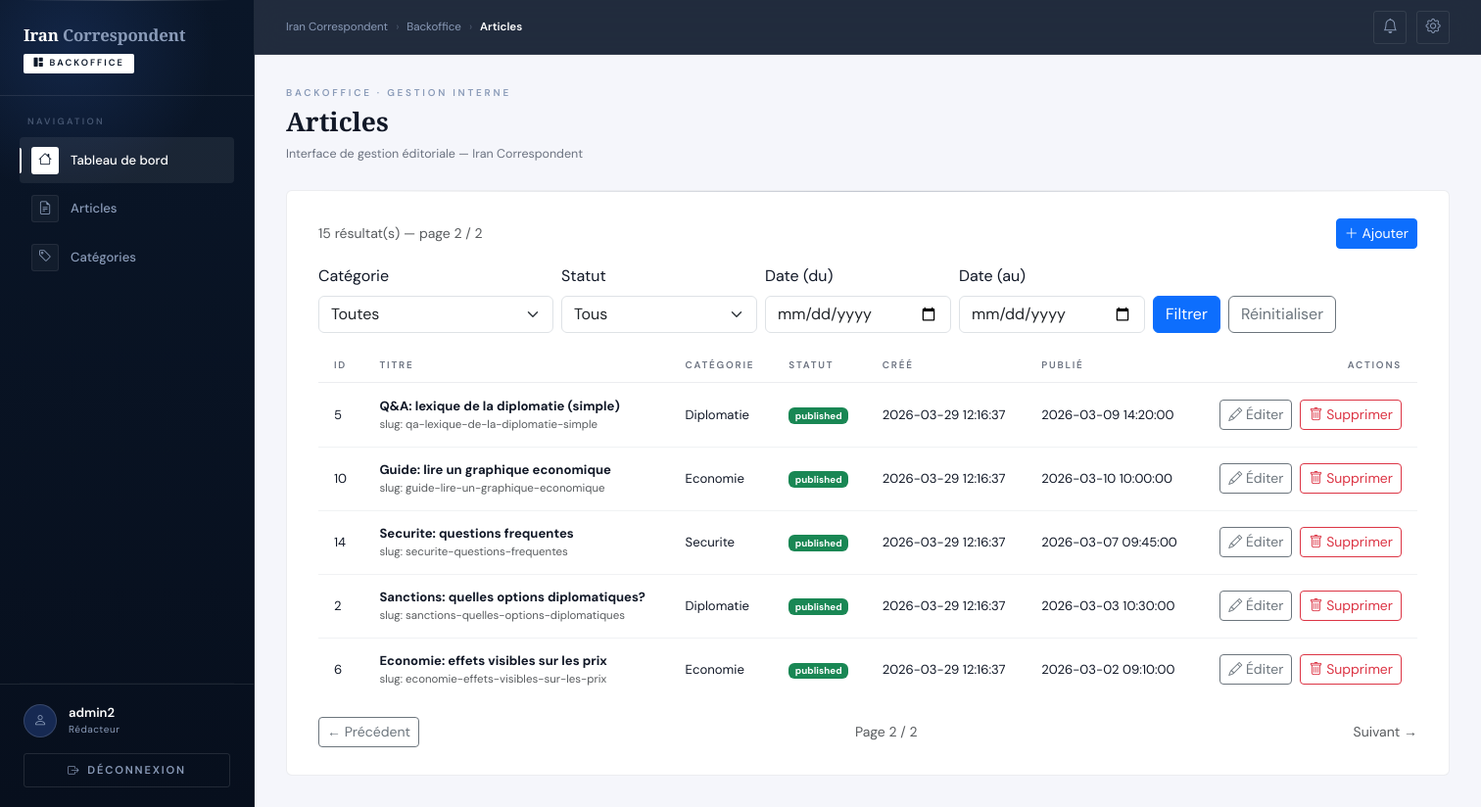
The app's page /admin/index.php?r=articles&page=2 (signed in) with its own data.
### tables this page shows
CREATE TABLE articles (
  id INT UNSIGNED AUTO_INCREMENT PRIMARY KEY,
  category_id INT UNSIGNED NOT NULL,
  title VARCHAR(200) NOT NULL,
  slug VARCHAR(200) NOT NULL UNIQUE,
  excerpt TEXT NULL,  
  content_html MEDIUMTEXT NOT NULL,
  hero_image_path VARCHAR(255) NULL,
  hero_image_alt VARCHAR(180) NULL,

  meta_title VARCHAR(255) NULL,
  meta_description VARCHAR(255) NULL,
  canonical_url VARCHAR(255) NULL,
  meta_robots VARCHAR(50) NULL DEFAULT 'index,follow',

  status ENUM('draft','published') NOT NULL DEFAULT 'draft',
  published_at DATETIME NULL,
  deleted_at DATETIME NULL,
  created_at DATETIME NOT NULL DEFAULT CURRENT_TIMESTAMP,
  updated_at DATETIME NOT NULL DEFAULT CURRENT_TIMESTAMP ON UPDATE CURRENT_TIMESTAMP,

  CONSTRAINT fk_articles_category
    FOREIGN KEY (category_id) REFERENCES categories(id)
    ON DELETE RESTRICT,

  INDEX idx_articles_status_published (status, published_at),
  INDEX idx_articles_category_published (category_id, status, published_at),
  INDEX idx_articles_deleted_at (deleted_at)
);

CREATE TABLE categories (
  id INT UNSIGNED AUTO_INCREMENT PRIMARY KEY,
  name VARCHAR(120) NOT NULL,
  slug VARCHAR(160) NOT NULL UNIQUE,
  created_at DATETIME NOT NULL DEFAULT CURRENT_TIMESTAMP
);

### public/admin/controllers/ArticleController.php (called while the page is built, shortened)
<?php
require_once __DIR__ . '/../../../app/models/Article.php';
class ArticleController
{
	private function getInt(string $key, int $default): int
	{
		$val = filter_input(INPUT_GET, $key, FILTER_VALIDATE_INT);
		return $val;
	}
	private function getDate(string $key): ?string
	{
		$val = (string) ($_GET[$key] ?? '');
		$val = trim($val);
		if ($val === '') {
			return null;
		}
		return $val;
	}
	private function getStatus(): ?string
	{
		$status = (string) ($_GET['status'] ?? '');
		$status = trim($status);
		if ($status === '') {
			return null;
		}
		return $status;
	}
	private function getCategoryId(): ?int
	{
		$val = filter_input(INPUT_GET, 'category_id', FILTER_VALIDATE_INT);
		if ($val === false || $val === null) {
			return null;
		}
		return $val > 0 ? $val : null;
	}
	public function index(): void
	{
		$pageSize = 10;
		$page = max(1, $this->getInt('page', 1));
		$filters = [
			'status' => $this->getStatus(),
			'category_id' => $this->getCategoryId(),
			'from' => $this->getDate('from'),
			'to' => $this->getDate('to'),
		];
		$total = Article::countForAdmin($filters);
		$totalPages = max(1, (int) ceil($total / $pageSize));
		$offset = ($page - 1) * $pageSize;
		$articles = Article::listForAdmin($filters, $pageSize, $offset);
		$pagination = [
			'page' => $page,
			'pageSize' => $pageSize,
			'total' => $total,
			'totalPages' => $totalPages,
		];
		require __DIR__ . '/../views/articles/index.php';
		require __DIR__ . '/../views/layouts/main.php';
	}
}

### app/models/Article.php (called while the page is built, shortened)
<?php
require_once __DIR__ . '/../core/Model.php';
class Article extends Model
{
	private static function buildAdminWhere(array $filters, array &$params): string
	{
		$where = ['a.deleted_at IS NULL'];
		$params = [];
		return 'WHERE ' . implode(' AND ', $where);
	}
	public static function countForAdmin(array $filters = []): int
	{
		$params = [];
		$whereSql = self::buildAdminWhere($filters, $params);
		$row = self::fetchOne('SELECT COUNT(*) AS cnt FROM articles a ' . $whereSql, $params);
		return (int) ($row['cnt'] ?? 0);
	}
	public static function listForAdmin(array $filters = [], int $limit = 10, int $offset = 0): array
	{
		$limit = max(1, min(100, $limit));
		$offset = max(0, $offset);
		$params = [];
		$whereSql = self::buildAdminWhere($filters, $params);
		$sql = "SELECT a.id, a.category_id, a.title, a.slug, a.status, a.created_at, a.updated_at, a.published_at,
					c.name AS category_name
				FROM articles a
				INNER JOIN categories c ON c.id = a.category_id
				" . $whereSql . "
				ORDER BY a.created_at DESC
				LIMIT " . (int) $limit . " OFFSET " . (int) $offset;
		return self::fetchAll($sql, $params);
	}
}

### app/core/Model.php (called while the page is built, shortened)
<?php
abstract class Model
{
	private static ?PDO $pdo = null;
	protected static function db(): PDO
	{
		if (self::$pdo instanceof PDO) {
			return self::$pdo;
		}
		$configPath = __DIR__ . '/../config/database.php';
		$cfg = require $configPath;
		$host = $cfg['host'] ?? 'db';
		$port = $cfg['port'] ?? '3306';
		$name = $cfg['name'] ?? 'iran_news';
		$user = $cfg['user'] ?? 'root';
		$pass = $cfg['pass'] ?? 'root';
		$charset = $cfg['charset'] ?? 'utf8mb4';
		$dsn = sprintf('mysql:host=%s;port=%s;dbname=%s;charset=%s', $host, $port, $name, $charset);
		self::$pdo = new PDO(
			$dsn,
			$user,
			$pass,
			[
				PDO::ATTR_ERRMODE => PDO::ERRMODE_EXCEPTION,
				PDO::ATTR_DEFAULT_FETCH_MODE => PDO::FETCH_ASSOC,
				PDO::ATTR_EMULATE_PREPARES => false,
			]
		);
		return self::$pdo;
	}
	protected static function fetchOne(string $sql, array $params = []): ?array
	{
		$stmt = self::db()->prepare($sql);
		$stmt->execute($params);
		$row = $stmt->fetch();
		return $row === false ? null : $row;
	}
	protected static function fetchAll(string $sql, array $params = []): array
	{
		$stmt = self::db()->prepare($sql);
		$stmt->execute($params);
		return $stmt->fetchAll();
	}
}

### public/admin/views/articles/index.php (the view, shortened to what this page needs)
<?php
function buildQuery(array $filters, int $page): string
{
	$params = [
		'r' => 'articles',
		'page' => $page,
	];
	return '/admin/index.php?' . http_build_query($params);
}
?>
<div class="d-flex flex-wrap gap-2 justify-content-between align-items-center mb-3">
	<div class="text-muted small">
		<?= (int)($pagination['total'] ?? 0) ?> résultat(s) — page <?= (int)($pagination['page'] ?? 1) ?> / <?= (int)($pagination['totalPages'] ?? 1) ?>
	</div>
	<a href="/admin/articles/create" class="btn btn-primary btn-sm">
		<i class="bi bi-plus-lg"></i> Ajouter
	</a>
</div>
<form method="get" action="/admin/index.php" class="mb-3">
	<div class="d-flex flex-row flex-nowrap gap-2 align-items-end overflow-auto">
		<div class="flex-shrink-0" style="min-width: 240px;">
			<label for="category_id" class="form-label">Catégorie</label>
			<select name="category_id" id="category_id" class="form-select">
				<option value="" <?= empty($filters['category_id']) ? 'selected' : '' ?>>Toutes</option>
			</select>
		</div>
		<div class="flex-shrink-0" style="min-width: 200px;">
			<label for="status" class="form-label">Statut</label>
			<select name="status" id="status" class="form-select">
				<option value="" <?= empty($filters['status']) ? 'selected' : '' ?>>Tous</option>
			</select>
		</div>
		<div class="flex-shrink-0" style="min-width: 190px;">
			<label for="from" class="form-label">Date (du)</label>
			<input type="date" name="from" id="from" class="form-control" value="<?= htmlspecialchars((string)($filters['from'] ?? ''), ENT_QUOTES, 'UTF-8') ?>">
		</div>
		<div class="flex-shrink-0" style="min-width: 190px;">
			<label for="to" class="form-label">Date (au)</label>
			<input type="date" name="to" id="to" class="form-control" value="<?= htmlspecialchars((string)($filters['to'] ?? ''), ENT_QUOTES, 'UTF-8') ?>">
		</div>
		<div class="flex-shrink-0 d-flex gap-2" style="min-width: 260px;">
			<button type="submit" class="btn btn-primary">Filtrer</button>
			<a href="/admin/articles" class="btn btn-outline-secondary">Réinitialiser</a>
		</div>
	</div>
</form>
<div class="table-responsive">
	<table class="table table-sm align-middle mb-0">
	<thead>
		<tr>
			<th>ID</th>
			<th>Titre</th>
			<th>Catégorie</th>
			<th>Statut</th>
			<th>Créé</th>
			<th>Publié</th>
			<th class="text-end">Actions</th>
		</tr>
	</thead>
	<tbody>
		<?php if (empty($articles)): ?>
			<tr><td colspan="7" class="text-muted">Aucun article</td></tr>
		<?php else: ?>
			<?php foreach ($articles as $a): ?>
				<tr>
					<td><?= (int)$a['id'] ?></td>
					<td>
						<div><strong><?= htmlspecialchars((string)$a['title'], ENT_QUOTES, 'UTF-8') ?></strong></div>
						<div class="text-muted small">slug: <?= htmlspecialchars((string)$a['slug'], ENT_QUOTES, 'UTF-8') ?></div>
					</td>
					<td><?= htmlspecialchars((string)($a['category_name'] ?? ''), ENT_QUOTES, 'UTF-8') ?></td>
					<td>
						<span class="badge text-bg-<?= $a['status'] === 'published' ? 'success' : 'secondary' ?>">
							<?= htmlspecialchars((string)$a['status'], ENT_QUOTES, 'UTF-8') ?>
						</span>
					</td>
					<td><?= htmlspecialchars((string)$a['created_at'], ENT_QUOTES, 'UTF-8') ?></td>
					<td><?= htmlspecialchars((string)($a['published_at'] ?? ''), ENT_QUOTES, 'UTF-8') ?></td>
					<td class="text-end">
						<div class="d-inline-flex gap-2">
							<a class="btn btn-outline-secondary btn-sm" href="/admin/articles/edit?id=<?= (int) $a['id'] ?>">
								<i class="bi bi-pencil"></i> Éditer
							</a>
							<form method="post" action="/admin/articles/delete?id=<?= (int) $a['id'] ?>" onsubmit="return confirm('Supprimer cet article ?');" class="m-0">
								<button type="submit" class="btn btn-outline-danger btn-sm">
									<i class="bi bi-trash"></i> Supprimer
								</button>
							</form>
						</div>
					</td>
				</tr>
			<?php endforeach; ?>
		<?php endif; ?>
	</tbody>
	</table>
</div>
<nav class="d-flex align-items-center justify-content-between mt-3">
	<?php
		$page = (int)($pagination['page'] ?? 1);
		$totalPages = (int)($pagination['totalPages'] ?? 1);
	?>
	<?php if ($page > 1): ?>
		<a class="btn btn-outline-secondary btn-sm" href="<?= htmlspecialchars(buildQuery($filters, $page - 1), ENT_QUOTES, 'UTF-8') ?>">← Précédent</a>
	<?php else: ?>
		<span class="text-muted small">← Précédent</span>
	<?php endif; ?>
	<span class="text-muted small">Page <?= $page ?> / <?= $totalPages ?></span>
	<?php if ($page < $totalPages): ?>
		<a class="btn btn-outline-secondary btn-sm" href="<?= htmlspecialchars(buildQuery($filters, $page + 1), ENT_QUOTES, 'UTF-8') ?>">Suivant →</a>
	<?php else: ?>
		<span class="text-muted small">Suivant →</span>
	<?php endif; ?>
</nav>

### public/admin/views/layouts/main.php (style rules this page uses)
:root { --navy: #0a1628; --navy-mid: #0f2044; --navy-soft: #162952; --navy-card: #111d3a; --white: #ffffff; --off-white: #e8edf5; --silver: #c4cfe3; --muted: #8a9bb8; --border: rgba(255,255,255,.09); --border-md: rgba(255,255,255,.14); --sidebar-w: 260px; --tr: .18s cubic-bezier(.4,0,.2,1); }
*, *::before, *::after { box-sizing: border-box; margin: 0; padding: 0; }
html, body { height: 100%; }
body { font-family: 'DM Sans', sans-serif; background: #f5f6fb; color: #111827; min-height: 100vh; }
.bo-card table { width: 100%; border-collapse: collapse; font-size: .82rem; }
.bo-card table th { font-size: .62rem; font-weight: 600; letter-spacing: .18em; text-transform: uppercase; color: #6b7280; padding: .6rem 1rem; border-bottom: 1px solid rgba(15,32,68,.08); text-align: left; }
.bo-card table td { padding: .85rem 1rem; color: #111827; border-bottom: 1px solid rgba(15,32,68,.06); vertical-align: middle; }
.bo-card table tr:last-child td { border-bottom: none; }

### records on screen
articles: id "5", title "Q&A: lexique de la diplomatie (simple)", slug "qa-lexique-de-la-diplomatie-simple", category.name "Diplomatie", status "published", created_at "2026-03-29 12:16:37", published_at "2026-03-09 14:20:00"
articles: id "10", title "Guide: lire un graphique economique", slug "guide-lire-un-graphique-economique", category.name "Economie", status "published", created_at "2026-03-29 12:16:37", published_at "2026-03-10 10:00:00"
articles: id "14", title "Securite: questions frequentes", slug "securite-questions-frequentes", category.name "Securite", status "published", created_at "2026-03-29 12:16:37", published_at "2026-03-07 09:45:00"
articles: id "2", title "Sanctions: quelles options diplomatiques?", slug "sanctions-quelles-options-diplomatiques", category.name "Diplomatie", status "published", created_at "2026-03-29 12:16:37", published_at "2026-03-03 10:30:00"
articles: id "6", title "Economie: effets visibles sur les prix", slug "economie-effets-visibles-sur-les-prix", category.name "Economie", status "published", created_at "2026-03-29 12:16:37", published_at "2026-03-02 09:10:00"

### other values on screen
$currentUser['username'] "admin2"
$pageHeading "Articles"
$pagination['total'] "15"
$pagination['page'] "2"
$pagination['totalPages'] "2"
$page "2"
$totalPages "2"
